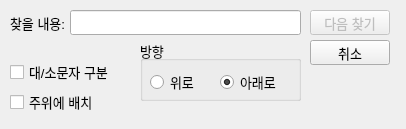
<?xml version="1.0" encoding="UTF-8"?>
<ui version="4.0">
 <class>Dialog</class>
 <widget class="QDialog" name="Dialog">
  <property name="geometry">
   <rect>
    <x>0</x>
    <y>0</y>
    <width>406</width>
    <height>129</height>
   </rect>
  </property>
  <property name="windowTitle">
   <string>찾기</string>
  </property>
  <widget class="QLabel" name="label_findstr">
   <property name="geometry">
    <rect>
     <x>10</x>
     <y>10</y>
     <width>55</width>
     <height>25</height>
    </rect>
   </property>
   <property name="font">
    <font>
     <pointsize>10</pointsize>
    </font>
   </property>
   <property name="text">
    <string>찾을 내용:</string>
   </property>
  </widget>
  <widget class="QLineEdit" name="lineEdit">
   <property name="geometry">
    <rect>
     <x>70</x>
     <y>10</y>
     <width>231</width>
     <height>25</height>
    </rect>
   </property>
   <property name="font">
    <font>
     <pointsize>10</pointsize>
    </font>
   </property>
  </widget>
  <widget class="QPushButton" name="pushButton_findnext">
   <property name="enabled">
    <bool>false</bool>
   </property>
   <property name="geometry">
    <rect>
     <x>310</x>
     <y>10</y>
     <width>80</width>
     <height>25</height>
    </rect>
   </property>
   <property name="font">
    <font>
     <pointsize>10</pointsize>
    </font>
   </property>
   <property name="text">
    <string>다음 찾기</string>
   </property>
  </widget>
  <widget class="QPushButton" name="pushButton_cancel">
   <property name="geometry">
    <rect>
     <x>310</x>
     <y>40</y>
     <width>80</width>
     <height>25</height>
    </rect>
   </property>
   <property name="font">
    <font>
     <pointsize>10</pointsize>
    </font>
   </property>
   <property name="text">
    <string>취소</string>
   </property>
  </widget>
  <widget class="QCheckBox" name="checkBox_CaseSensitive">
   <property name="geometry">
    <rect>
     <x>10</x>
     <y>60</y>
     <width>101</width>
     <height>24</height>
    </rect>
   </property>
   <property name="font">
    <font>
     <pointsize>10</pointsize>
    </font>
   </property>
   <property name="text">
    <string>대/소문자 구분</string>
   </property>
  </widget>
  <widget class="QCheckBox" name="checkBox_2">
   <property name="geometry">
    <rect>
     <x>10</x>
     <y>90</y>
     <width>82</width>
     <height>24</height>
    </rect>
   </property>
   <property name="font">
    <font>
     <pointsize>10</pointsize>
    </font>
   </property>
   <property name="text">
    <string>주위에 배치</string>
   </property>
  </widget>
  <widget class="QGroupBox" name="groupBox">
   <property name="geometry">
    <rect>
     <x>140</x>
     <y>40</y>
     <width>161</width>
     <height>61</height>
    </rect>
   </property>
   <property name="font">
    <font>
     <pointsize>10</pointsize>
    </font>
   </property>
   <property name="title">
    <string>방향</string>
   </property>
   <widget class="QRadioButton" name="radioButton_up">
    <property name="geometry">
     <rect>
      <x>10</x>
      <y>30</y>
      <width>51</width>
      <height>24</height>
     </rect>
    </property>
    <property name="font">
     <font>
      <pointsize>10</pointsize>
     </font>
    </property>
    <property name="text">
     <string>위로</string>
    </property>
   </widget>
   <widget class="QRadioButton" name="radioButton_down">
    <property name="geometry">
     <rect>
      <x>80</x>
      <y>30</y>
      <width>61</width>
      <height>24</height>
     </rect>
    </property>
    <property name="font">
     <font>
      <pointsize>10</pointsize>
     </font>
    </property>
    <property name="text">
     <string>아래로</string>
    </property>
    <property name="checked">
     <bool>true</bool>
    </property>
   </widget>
  </widget>
 </widget>
 <resources/>
 <connections/>
</ui>
